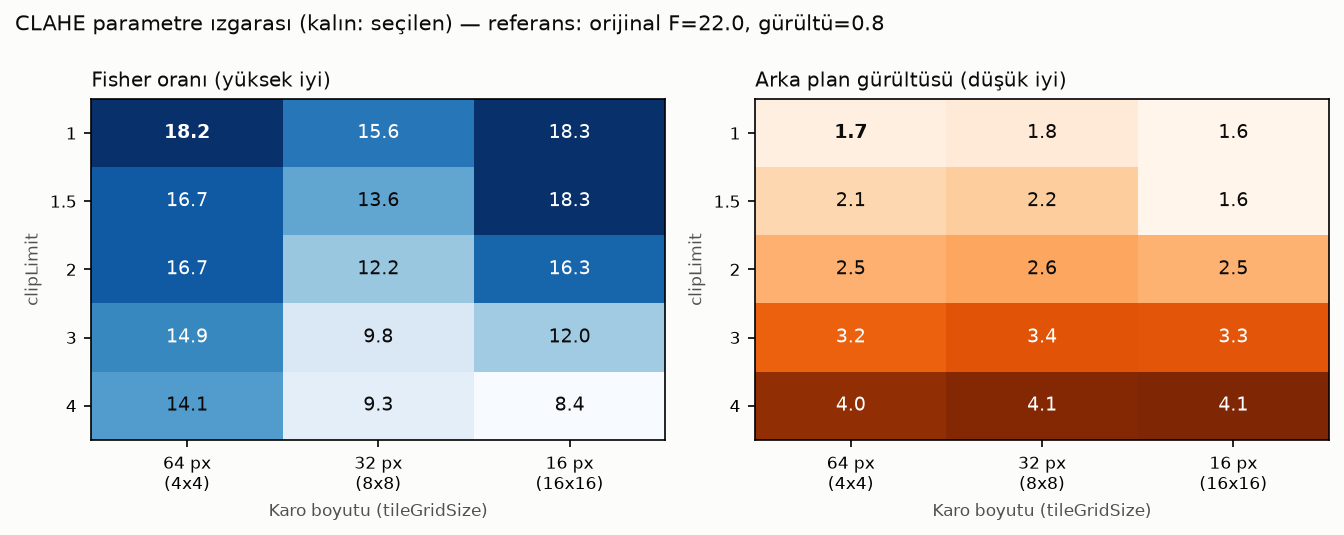
#> input picture outputs/preprocessing/clahe_parametre_izgarasi.png, 1344 x 535 px
$ python -i preprocessing_analysis.py   (imports and definitions only)   (older library calls are emulated)
#> lines starting #> are read from the running program, lines starting #| are printed output that depends on the picture; after the words box and inside, x2 and y2 are one past the last pixel; in counts of white or black regions, pixels touching at a corner belong together
### src/utils.py
"""Görüntü okuma/yazma ve ara çıktı kaydetme gibi ortak yardımcı fonksiyonlar."""

from pathlib import Path

import cv2
import matplotlib

matplotlib.use("Agg")  # Ekransız ortamda (betik/Streamlit) figür kaydetmek için
import matplotlib.pyplot as plt
import numpy as np

from src.config import STAGE_OUTPUT_DIRS


def load_image(path: str | Path) -> np.ndarray:
    """
    Diskteki bir görüntüyü RGB formatında okur.

    cv2.imread Windows'ta Türkçe/Unicode karakterli yolları okuyamadığı için dosya
    önce bayt dizisi olarak okunur, ardından cv2.imdecode ile çözülür.

    Parametreler:
        path: Görüntü dosyasının yolu.

    Döndürür:
        RGB formatında (H, W, 3) uint8 numpy dizisi.
    """
    data = np.fromfile(str(path), dtype=np.uint8)
    bgr = cv2.imdecode(data, cv2.IMREAD_COLOR)
#> bgr is the input picture: shape (535, 1344, 3); mean B, G, R 189.2, 190, 195.6
    if bgr is None:
        raise ValueError(f"Görüntü okunamadı: {path}")
    return cv2.cvtColor(bgr, cv2.COLOR_BGR2RGB)


# [80 lines left out: functions stage_dir, save_stage_output, save_figure, save_comparison_figure, not called in this run]

### src/preprocessing.py
"""
Aşama 1 - Ön İşleme.

Sırası: boyut standartlaştırma (kenar doldurmalı) → dolgu maskesi → renk normalizasyonu
(arka plan tabanlı Reinhard: zemin hizalama) → renk uzayı dönüşümü ve kanal seçimi
(Lab b*, ters) → gürültü azaltma (medyan) → kontrast iyileştirme (CLAHE).

Gürültü azaltma kontrast iyileştirmeden ÖNCE uygulanır: CLAHE yerel histogramı gerdiği için
önceden var olan JPEG/sensör gürültüsünü de büyütür.

Tüm parametreler ve seçim gerekçeleri src/config.py içindedir. Siyah dolgu bölgeleri (döndürme
augmentasyonu ve kenar doldurma) her adımda "geçerli piksel" maskesiyle dışlanır.
"""

import cv2
import numpy as np

from src.config import (
    CLAHE_CLIP_LIMIT,
    CLAHE_TILE_PX,
    COLOR_CHANNEL,
    COLOR_NORM_METHOD,
    COLOR_SPACE,
    DARK_PADDING_MAX,
    DARK_PADDING_MAX_CHROMA,
    DARK_PADDING_MAX_STD,
    DARK_PADDING_MIN_AREA,
    DENOISE_METHOD,
    IMAGE_SIZE,
    INVERT_CHANNEL,
    MEDIAN_KSIZE,
    PADDING_THRESHOLD,
    PADDING_VALUE,
    REINHARD_BG_MARGIN,
    TARGET_LAB_ALL,
    TARGET_LAB_BACKGROUND,
)
from src.dataset import nucleus_mask
from src.utils import save_stage_output

# RGB'den dönüşüm kodları; "GRAY" tek kanallı döner
_COLOR_CODES = {"HSV": cv2.COLOR_RGB2HSV, "LAB": cv2.COLOR_RGB2LAB, "GRAY": cv2.COLOR_RGB2GRAY}


# ---------------------------------------------------------------------------
# Boyut ve maske
# ---------------------------------------------------------------------------

def resize_with_padding(image: np.ndarray, size: int = IMAGE_SIZE, pad_value: int = PADDING_VALUE) -> np.ndarray:
    """
    Görüntüyü en-boy oranını koruyarak size x size kareye sığdırır, boş kalan kenarları doldurur.

    Küçültmede INTER_AREA (piksel ortalaması, örtüşme/aliasing yapmaz), büyütmede INTER_CUBIC
    (yumuşak, basamaksız) kullanılır.

    Parametreler:
        image: RGB (veya tek kanallı) giriş görüntüsü.
        size: Hedef kare kenar uzunluğu (px).
        pad_value: Kenar doldurma değeri.

    Döndürür:
        (size, size[, 3]) uint8 görüntü; içerik ortalanmıştır.
    """
#> called with size = 256, pad_value = 0
    h, w = image.shape[:2]
#> h = 535; w = 1344
    scale = size / max(h, w)
#> scale = 0.19
    new_w, new_h = max(1, round(w * scale)), max(1, round(h * scale))
#> new_w = 256; new_h = 102
    interp = cv2.INTER_AREA if scale < 1 else cv2.INTER_CUBIC
#> interp = 3
    resized = cv2.resize(image, (new_w, new_h), interpolation=interp)
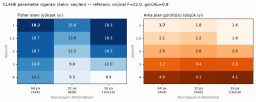
#> resized: shape (102, 256, 3); mean R, G, B 195.6, 190, 189.2
    top, left = (size - new_h) // 2, (size - new_w) // 2
#> top = 77; left = 0
    return cv2.copyMakeBorder(resized, top, size - new_h - top, left, size - new_w - left,
                              cv2.BORDER_CONSTANT, value=[pad_value] * (3 if image.ndim == 3 else 1))
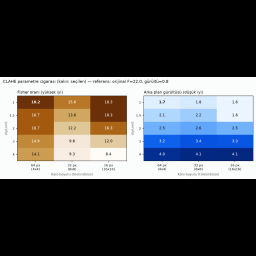
#> returned value: shape (256, 256, 3); mean of channels 0, 1, 2 77.9, 75.7, 75.4; drawn as B, G, R


def valid_pixel_mask(image: np.ndarray, threshold: int = PADDING_THRESHOLD) -> np.ndarray:
    """
    Dolgu olmayan (gerçek doku içeren) pikselleri işaretler.

    İki tür dolgu dışlanır:
    - Siyah dolgu: her kanalı threshold'un altında. Bazı augmentasyonlar siyah köşelere gürültü
      eklemiş; bu tek tük parlak pikseller morfolojik açma ile maskeden atılır.
    - Koyu renkli dolgu (görüntülerin ~%3'ü): döndürme köşeleri siyah yerine koyu gri/mor
      sabit renkle doldurulmuş. Koyu, dokusuz ve görüntü kenarına bağlı büyük bölgeler dolgu sayılır.

    Parametreler:
        image: RGB görüntü.
        threshold: Her kanalı bu değerin altındaki pikseller dolgu sayılır.

    Döndürür:
        (H, W) bool maske; True = geçerli piksel.
    """
    mask = (image.max(axis=2) >= threshold) & ~dark_padding(image)
    # 5x5 açma: dolgudaki 1-2 piksellik gürültü beneklerini siler; doku bölgesi geniş ve
    # içinde dolgu eşiğinin altında piksel olmadığı için sınırı en fazla köşelerde 1-2 px kırpar
    return cv2.morphologyEx(mask.astype(np.uint8), cv2.MORPH_OPEN, np.ones((5, 5), np.uint8)).astype(bool)


def dark_padding(image: np.ndarray) -> np.ndarray:
    """
    Siyah olmayan sabit renkli (koyu) dolgu bölgelerini bulur.

    Koşullar: her kanal < DARK_PADDING_MAX (koyu), 5x5 yerel std < DARK_PADDING_MAX_STD (dokusuz;
    çekirdeklerde kromatin dokusu vardır), renk doygunluğu (maks − min kanal) <
    DARK_PADDING_MAX_CHROMA (nötr gri; koyu çekirdek doygun mordur), görüntü kenarına değen ve alanı görüntünün
    ≥ DARK_PADDING_MIN_AREA kadarı olan bağlı bileşen (döndürme köşeleri büyük üçgenlerdir).

    Parametreler:
        image: RGB görüntü.

    Döndürür:
        bool maske; True = koyu dolgu.
    """
    gray = cv2.cvtColor(image, cv2.COLOR_RGB2GRAY).astype(np.float32)
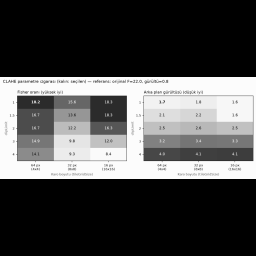
#> gray: shape (256, 256) float32; min 0, max 252, mean 76.4
    mean = cv2.blur(gray, (5, 5))
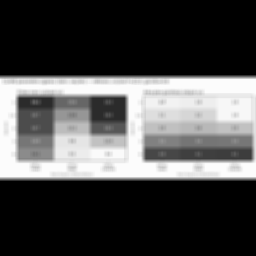
#> mean: shape (256, 256) float32; min 0, max 252, mean 76.3
    local_std = np.sqrt(np.maximum(cv2.blur(gray * gray, (5, 5)) - mean * mean, 0))
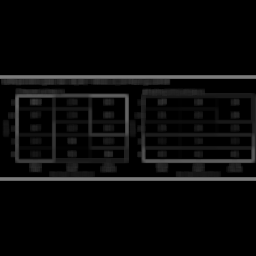
#> local_std: shape (256, 256) float32; min 0, max 123.5, mean 9.5
    chroma = image.max(axis=2).astype(np.int16) - image.min(axis=2)
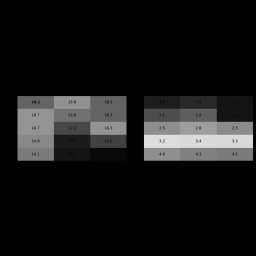
#> chroma: shape (256, 256) int16; min 0, max 221, mean 23.1
    candidate = ((image.max(axis=2) < DARK_PADDING_MAX) & (local_std < DARK_PADDING_MAX_STD)
                 & (chroma < DARK_PADDING_MAX_CHROMA))
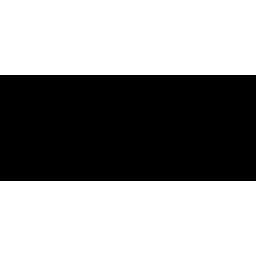
#> candidate: shape (256, 256) bool; 58.6% white; 1 black region, box (x1, y1, x2, y2) and area: (0, 75, 256, 181) 27136
    n, labels, stats, _ = cv2.connectedComponentsWithStats(candidate.astype(np.uint8))
#> labels: shape (256, 256) int32; 3 distinct labels, from 0 to 2
#> n = 3; stats = [[0, 75, 256, 106, 27136], [0, 0, 256, 75, 19200], [0, 181, 256, 75, 19200]]
#> (the rest of the program and of its run is left out)
